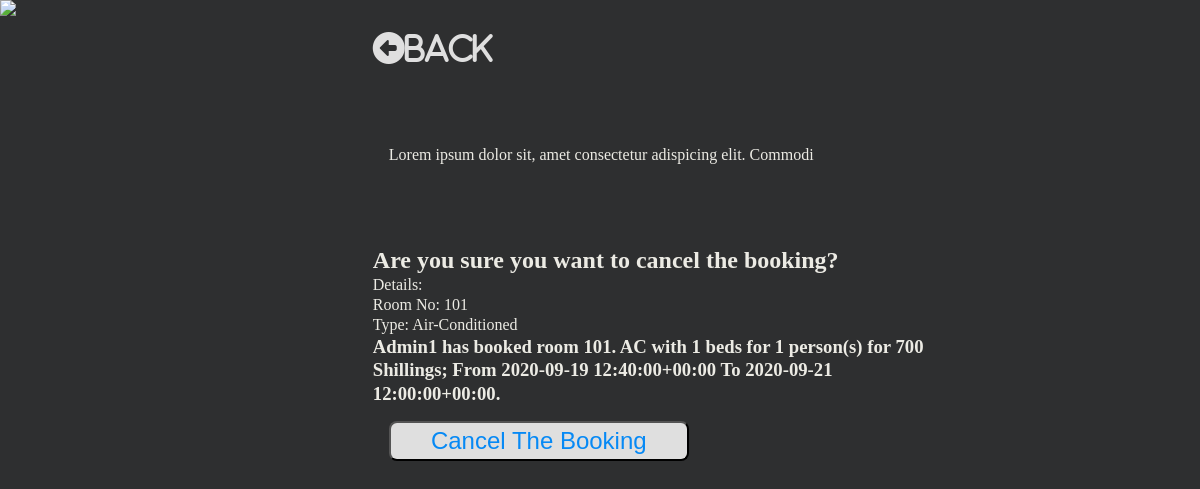
/booking/cancel/1, run on an earlier commit of the app's database.
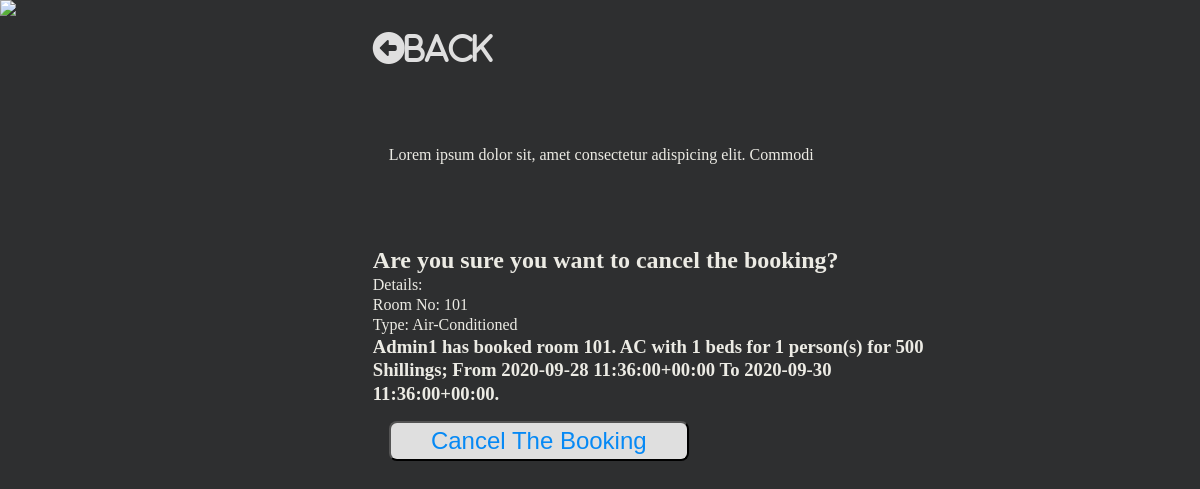
And on a later commit of the database.
### hotel/models.py (models this page shows, shortened)
class Booking(models.Model):
    user = models.ForeignKey(settings.AUTH_USER_MODEL, on_delete=models.CASCADE)
    room = models.ForeignKey(Room, on_delete=models.CASCADE)
    check_in = models.DateTimeField()
    check_out = models.DateTimeField()
    def __str__(self):
        return f'{self.user} has booked room {self.room}; From {self.check_in} To {self.check_out}.'
    def get_room_category(self):
        room_categories = dict(self.room.ROOM_CATEGORIES)
        room_category = room_categories.get(self.room.category)
        return room_category

class Room(models.Model):
    ROOM_CATEGORIES=(
        ('AC', 'Air-Conditioned'),
        ('NAC', 'Non Air-Conditioned'),
        ('DEL', 'Deluxe'),
        ('KIN', 'King'),
        ('QUE', 'Queen'),
    )
    number = models.IntegerField()
    category = models.CharField(max_length=3, choices=ROOM_CATEGORIES)
    beds = models.IntegerField()
    capacity = models.IntegerField()
    room_charge = models.IntegerField()
    def __str__(self):
        return f'{self.number}. {self.category} with {self.beds} beds for {self.capacity} person(s) for {self.room_charge} Shillings'

### hotel/views.py (the view)
# urls.py: path('booking/cancel/<pk>', views.CancelBookingView.as_view(), name='CancelBookingView'),
class CancelBookingView(DeleteView):
    model = Booking
    template_name = 'booking_cancel_view.html'
    success_url = reverse_lazy('BookingListView')

### hotel/templates/booking_cancel_view.html (shortened to what this page needs)
{% load static %}
<!DOCTYPE html>
<html lang="en">
	<head>
		<link rel="stylesheet" href="{% static 'hotel/css/room_detail_view.css' %}">
	</head>
	<body>
		<div class="content">
            <div class="image">
                <img src="https://images.unsplash.com/photo-1597314040740-5836f612a030?ixlib=rb-1.2.1&ixid=eyJhcHBfaWQiOjEyMDd9&auto=format&fit=crop&w=500&q=60">
            </div>
            <div class="room">
                <div class="home">
                     <a href="{% url 'BookingListView' %}"><i class="fas fa-arrow-alt-circle-left">Back</i></a>
                </div>
                <div class="room-info">
                    <p>Lorem ipsum dolor sit, amet consectetur adispicing elit. Commodi</p>
                </div>
                <form id="booking-form" action="" method="POST">
                    <h2>Are you sure you want to cancel the booking? </h2>
                    <p>Details:</p>
                    <p>Room No: {{ booking.room.number }} </p>
                    <p>Type: {{ booking.get_room_category }} </p>
                    <h3>{{ booking }}</h3>
                    <div class="input-div">
                        <button type="submit">Cancel The Booking</button>
                    </div>
                </form>
            </div>
		</div>
	</body>
</html>

What changed in the data, as far as the page shows it:
changed Booking "Air-Conditioned": user+room+check_in "Admin1 has booked room 101. AC with 1 beds for 1 person(s) for 700 Shillings; From 2020-09-19 12:40:00+00:00 To 2020-09-21 12:00:00+00:00." → "Admin1 has booked room 101. AC with 1 beds for 1 person(s) for 500 Shillings; From 2020-09-28 11:36:00+00:00 To 2020-09-30 11:36:00+00:00."
